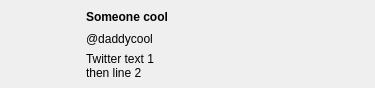
<?xml version="1.0" encoding="UTF-8"?>
<ui version="4.0">
 <class>TweetRow</class>
 <widget class="QWidget" name="TweetRow">
  <property name="geometry">
   <rect>
    <x>0</x>
    <y>0</y>
    <width>375</width>
    <height>88</height>
   </rect>
  </property>
  <property name="windowTitle">
   <string>Form</string>
  </property>
  <layout class="QHBoxLayout" name="horizontalLayout">
   <property name="leftMargin">
    <number>8</number>
   </property>
   <property name="topMargin">
    <number>8</number>
   </property>
   <property name="rightMargin">
    <number>8</number>
   </property>
   <property name="bottomMargin">
    <number>8</number>
   </property>
   <item>
    <widget class="QLabel" name="userIcon">
     <property name="sizePolicy">
      <sizepolicy hsizetype="Fixed" vsizetype="Fixed">
       <horstretch>0</horstretch>
       <verstretch>0</verstretch>
      </sizepolicy>
     </property>
     <property name="minimumSize">
      <size>
       <width>72</width>
       <height>72</height>
      </size>
     </property>
     <property name="text">
      <string/>
     </property>
     <property name="pixmap">
      <pixmap resource="resources.qrc">:/res/default@2x.png</pixmap>
     </property>
     <property name="scaledContents">
      <bool>true</bool>
     </property>
    </widget>
   </item>
   <item>
    <layout class="QVBoxLayout" name="verticalLayout">
     <property name="spacing">
      <number>4</number>
     </property>
     <item>
      <widget class="QLabel" name="userTitle">
       <property name="font">
        <font>
         <family>Helvetica</family>
         <weight>75</weight>
         <bold>true</bold>
        </font>
       </property>
       <property name="text">
        <string>Someone cool</string>
       </property>
      </widget>
     </item>
     <item>
      <widget class="QLabel" name="userHandle">
       <property name="text">
        <string>@daddycool</string>
       </property>
      </widget>
     </item>
     <item>
      <widget class="QLabel" name="statusText">
       <property name="text">
        <string>Twitter text 1
then line 2</string>
       </property>
       <property name="textFormat">
        <enum>Qt::PlainText</enum>
       </property>
       <property name="alignment">
        <set>Qt::AlignLeading|Qt::AlignLeft|Qt::AlignTop</set>
       </property>
       <property name="wordWrap">
        <bool>true</bool>
       </property>
       <property name="margin">
        <number>-1</number>
       </property>
      </widget>
     </item>
    </layout>
   </item>
  </layout>
 </widget>
 <resources>
  <include location="resources.qrc"/>
 </resources>
 <connections/>
</ui>
